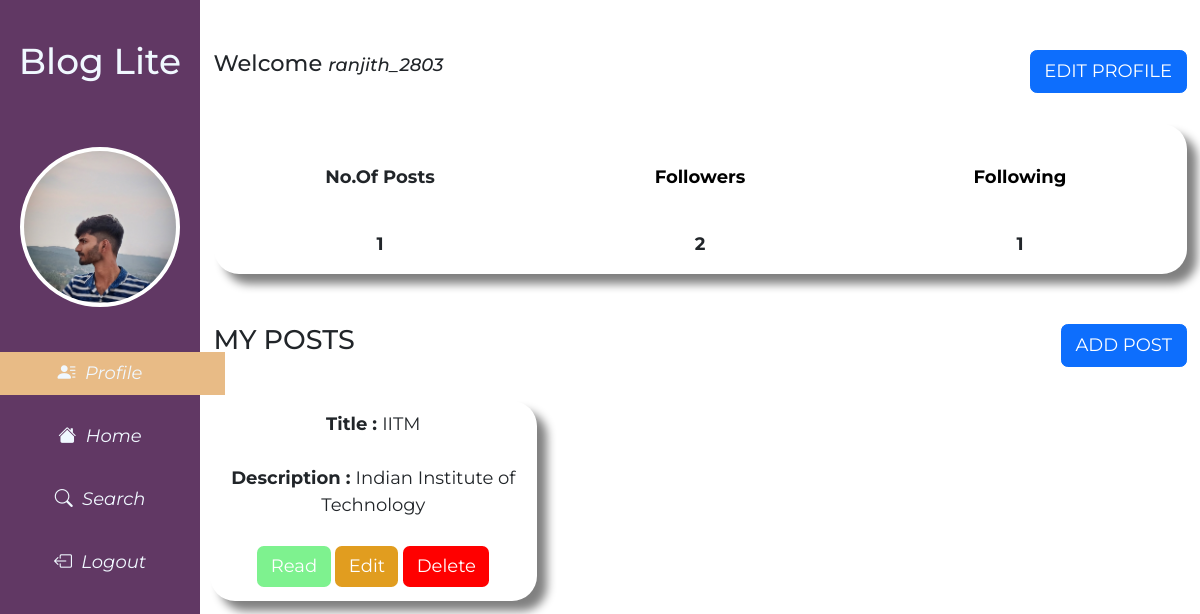
Page /profile/ranjith_2803 on the committed database.
### app.py (models this page shows)
class User(db.Model):
    user_id = db.Column(db.Integer,autoincrement=True,primary_key=True)
    user_name = db.Column(db.String,unique=True,nullable=False)
    password = db.Column(db.String,nullable=False)
    profile_pic = db.Column(db.String,nullable=False)
    blogs = db.relationship('Blog',backref='owner')

class Blog(db.Model):
    blog_id = db.Column(db.Integer,autoincrement=True,primary_key=True)
    title = db.Column(db.String,nullable=False)
    description = db.Column(db.String,nullable=False)
    content = db.Column(db.String,nullable=False)
    image = db.Column(db.String,nullable=False)
    ref_user_id = db.Column(db.Integer,db.ForeignKey("user.user_id"),nullable=False)

### app.py (the view)
@app.route('/profile/<user_name>')
def profile(user_name):
    user_obj = User.query.filter_by(user_name=user_name).first()
    blogs = user_obj.blogs
    followers = Follwer.query.filter_by(network_y=user_obj.user_id).all()
    following = Follwer.query.filter_by(network_x=user_obj.user_id).all()
    return render_template('profile.html',user_name=user_name,
                                         profile_pic = user_obj.profile_pic,
                                         blogs_list=blogs[::-1],
                                         followers=followers,
                                         following=following)

### templates/profile.html (shortened to what this page needs)
<!DOCTYPE html>
<html lang="en">
<head>
    <link href="https://cdn.jsdelivr.net/npm/bootstrap@5.2.3/dist/css/bootstrap.min.css" rel="stylesheet"
>
    <link rel="stylesheet" href="https://cdn.jsdelivr.net/npm/bootstrap-icons@1.10.2/font/bootstrap-icons.css">
    <link rel="stylesheet" href="{{url_for('static',filename='main.css')}}">
    <link rel="stylesheet" href="{{url_for('static',filename='profile.css')}}">
</head>
<body>
    <div class="container-fluid">
        <div class="row">
            <nav id="left" class="col-2">
                <div class="heading">
                    <h2>Blog Lite</h2>
                </div>
                <div>
                    <img src="/{{profile_pic}}"/>
                </div>
                <a href="/profile/{{user_name}}" class="active"><i class="bi bi-person-lines-fill">&nbsp;&nbsp;Profile</i></a>
                <a href="/myfeed/{{user_name}}"><i class="bi bi-house-fill">&nbsp;&nbsp;Home</i></a>
                <a href="/search/{{user_name}}"><i class="bi bi-search">&nbsp;&nbsp;Search</i></a>
                <a href="/"><i class="bi bi-box-arrow-left">&nbsp;&nbsp;Logout</i></a>
            </nav>
            <div id="right" class="col-10">
                <div class="welcome-user"><h5>Welcome <em>{{user_name}}</em></h5></div>
                <div class="add-blog"><button class="btn btn-primary"><a href="/edit_profile/{{user_name}}" class="add-blog">EDIT PROFILE</a></button></div>
                <br><br>
                <div class="head">
                    <div class="row">
                        <div class="col"><strong>No.Of Posts</strong></div>
                        <div class="col"><a href="/followers/{{user_name}}"><strong>Followers</strong></a></div>
                        <div class="col"><a href="/following/{{user_name}}"><strong>Following</strong></a></div>
                    </div>
                    <div class="row">
                        <div class="col"><strong>{{blogs_list|length}}</strong></div>
                        <div class="col"><strong>{{followers|length}}</strong></div>
                        <div class="col"><strong>{{following|length}}</strong></div>
                    </div>
                </div>
                <div><h4>MY POSTS</h4></div>
                <div class="add-blog"><button class="btn btn-primary"><a href="/addblog/{{user_name}}" class="add-blog">ADD POST</a></button></div>
                <br>
                <div class="row">
                    {%for obj in blogs_list%}
                    <div class="col-4 post">
                        <strong>Title : </strong>{{obj.title}} <br><br>
                        <strong>Description : </strong>{{obj.description}} <br><br>
                        <div>
                            <button class="btn btn-primary read"><a href="/readblog/{{user_name}}/{{obj.blog_id}}" class="text-col">Read</a></button>
                            <button class="btn btn-primary edit"><a href="/editblog/{{user_name}}/{{obj.blog_id}}" class="text-col">Edit</a></button>
                            <button class="btn btn-primary delete"><a href="/delete_confirmation/{{user_name}}/{{obj.blog_id}}" id="delete-blog" class="text-col">Delete</a></button>
                        </div>
                    </div>
                    {%endfor%}
                </div>
            </div>
        </div>
    </div>
</body>
</html>

### static/main.css (style rules this page uses)
* { font-family: 'Montserrat', sans-serif; font-size: large; }
.active { background-color: rgb(232, 187, 134); }
.container-fluid { height: 100vh; display: grid; overflow: hidden; }
#left { padding: 15px 0px; color: aliceblue; background-color: #613864; display: flex; flex-direction: column; gap:20px; align-items: center; }
a { color: black; text-decoration: none; display: block; }
#left > a { padding: 8px; display: grid; place-items: center; color: aliceblue; width: 250px; }
img { margin-top: 25px; margin-bottom: 25px; background-color: white; border: 4px solid white; border-radius: 50%; height: 160px; width: 160px; }
.heading { margin-top: 25px; margin-bottom: 10px; }

### static/profile.css (style rules this page uses)
#right { height:100vh; overflow-y: scroll; scrollbar-width: 0; }
.welcome-user { margin-top: 50px; }
.add-blog { float: right; color: white; }
.read,.read:hover { background-color: rgb(126, 242, 143); border: 0; }
.edit,.edit:hover { background-color: rgb(225, 157, 31); border: 0; }
.delete,.delete:hover { background-color: red; border: 0; }
h4,h5 { float: left; }
h2 { text-align: center; }
.head { margin-top: 20px; margin-bottom: 50px; height:150px; border-radius: 25px; padding: 10px; box-shadow: 10px 10px 10px grey; }
.post { margin-top: 20px; height:200px; border-radius: 25px; padding: 10px; box-shadow: 10px 10px 10px grey; text-align: center; }
#right .row { padding: 10px; margin-top: 20px; text-align: center; }
#right .col-4 { text-align: center; }
.text-col { color:white; }

### rows in the picture
User: profile_pic (picture), user_name "ranjith_2803"
Blog: title "IITM", description "Indian Institute of Technology"

### other values in the picture
{{ blogs_list|length }} "1"
{{ followers|length }} "2"
{{ following|length }} "1"
